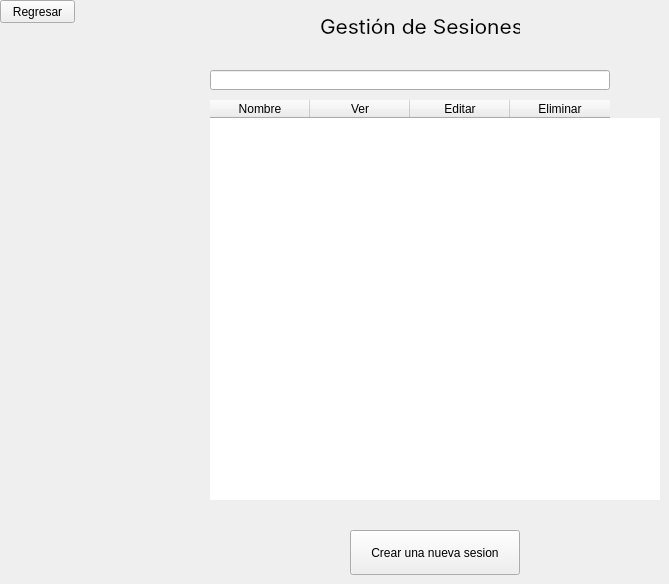
            <widget class="QWidget" name="sesiones_profesor">
             <widget class="QLineEdit" name="input_sesiones_search">
              <property name="geometry">
               <rect>
                <x>210</x>
                <y>70</y>
                <width>400</width>
                <height>20</height>
               </rect>
              </property>
             </widget>
             <widget class="QLabel" name="label_sesiones_title">
              <property name="geometry">
               <rect>
                <x>320</x>
                <y>10</y>
                <width>200</width>
                <height>32</height>
               </rect>
              </property>
              <property name="font">
               <font>
                <family>Inter</family>
                <pointsize>16</pointsize>
               </font>
              </property>
              <property name="styleSheet">
               <string notr="true">QLabel{
	qproperty-geometry: rect(320 10 200 32);
}</string>
              </property>
              <property name="text">
               <string>Gestión de Sesiones</string>
              </property>
             </widget>
             <widget class="QTableWidget" name="table_sesiones">
              <property name="geometry">
               <rect>
                <x>210</x>
                <y>100</y>
                <width>450</width>
                <height>400</height>
               </rect>
              </property>
              <property name="styleSheet">
               <string notr="true">border: 0px; </string>
              </property>
              <property name="lineWidth">
               <number>1</number>
              </property>
              <property name="editTriggers">
               <set>QAbstractItemView::AnyKeyPressed|QAbstractItemView::DoubleClicked|QAbstractItemView::EditKeyPressed|QAbstractItemView::SelectedClicked</set>
              </property>
              <property name="showGrid">
               <bool>false</bool>
              </property>
              <property name="wordWrap">
               <bool>true</bool>
              </property>
              <property name="cornerButtonEnabled">
               <bool>true</bool>
              </property>
              <column>
               <property name="text">
                <string>Nombre</string>
               </property>
              </column>
              <column>
               <property name="text">
                <string>Ver</string>
               </property>
              </column>
              <column>
               <property name="text">
                <string>Editar</string>
               </property>
              </column>
              <column>
               <property name="text">
                <string>Eliminar</string>
               </property>
              </column>
             </widget>
             <widget class="QPushButton" name="button_sesiones_regresar">
              <property name="geometry">
               <rect>
                <x>0</x>
                <y>0</y>
                <width>75</width>
                <height>23</height>
               </rect>
              </property>
              <property name="text">
               <string>Regresar</string>
              </property>
             </widget>
             <widget class="QPushButton" name="button_sesiones_crear">
              <property name="geometry">
               <rect>
                <x>350</x>
                <y>530</y>
                <width>170</width>
                <height>45</height>
               </rect>
              </property>
              <property name="text">
               <string>Crear una nueva sesion</string>
              </property>
              <property name="icon">
               <iconset>
                <normaloff>../src/icons/icon_agregar.png</normaloff>../src/icons/icon_agregar.png</iconset>
              </property>
              <property name="iconSize">
               <size>
                <width>40</width>
                <height>40</height>
               </size>
              </property>
              <property name="autoDefault">
               <bool>false</bool>
              </property>
             </widget>
            </widget>
